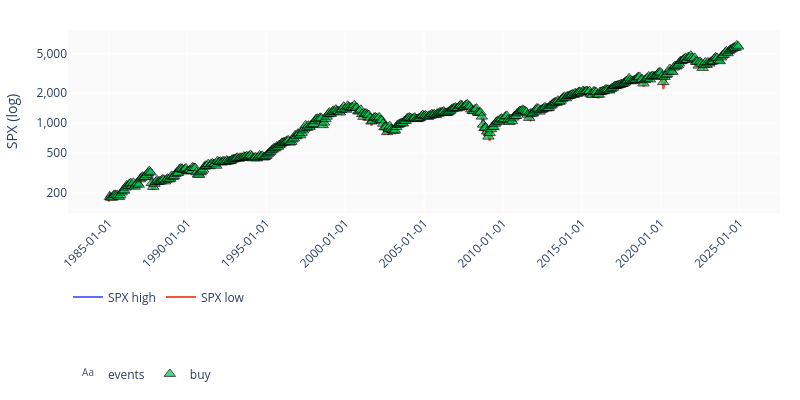

Notebook code cell kept with this figure:
### Code cell
TICKER = "SPX"
# One shared price path; journal markers from every experiment in the research
plot_research_price(
    outcomes,
    TICKER,
    bands=("high", "low"),
    journal=[
        #EntryType.DEPOSIT,
        EntryType.ORDER_FILLED,
        EntryType.INTEREST,
        EntryType.ORDER_CANCELLED,
    ],
)

### Figure 1 — Plotly figure (JSON) as saved in the notebook; plotly's stock layout.template omitted (floating-point values rounded to 4 significant figures; data arrays with more than 128 entries replaced by an {"elided": "..."} marker saying what was removed)
{"data": [{"customdata": {"elided": "480 str values"}, "hovertemplate": "<b>SPX high</b><br>high: %{y:,.4f}%{customdata}<extra></extra>", "legend": "legend", "line": {"color": "#636EFA"}, "mode": "lines", "name": "SPX high", "type": "scatter", "x": {"elided": "480 str values"}, "y": {"elided": "480 float values"}}, {"customdata": {"elided": "480 str values"}, "hovertemplate": "<b>SPX low</b><br>low: %{y:,.4f}%{customdata}<extra></extra>", "legend": "legend", "line": {"color": "#EF553B"}, "mode": "lines", "name": "SPX low", "type": "scatter", "x": {"elided": "480 str values"}, "y": {"elided": "480 float values"}}, {"hoverinfo": "skip", "legend": "legend2", "legendgroup": "events", "marker": {"color": "#455a64", "line": {"color": "#000000", "width": 1}, "size": [18], "symbol": "circle"}, "mode": "text", "name": "events", "showlegend": true, "text": ["4"], "textfont": {"color": "#455a64", "size": 12}, "textposition": "middle center", "type": "scatter", "x": ["1985-01-01T00:00:00"], "y": [180.3]}, {"hoverinfo": "skip", "legend": "legend2", "legendgroup": "buy", "marker": {"color": "#00c853", "line": {"color": "#000000", "width": 1}, "size": {"elided": "479 int values"}, "symbol": "triangle-up"}, "mode": "markers", "name": "buy", "showlegend": true, "textfont": {"color": "#00c853", "size": 12}, "textposition": "top center", "type": "scatter", "x": {"elided": "479 str values"}, "y": {"elided": "479 float values"}}], "layout": {"height": 400, "hovermode": "x unified", "legend": {"orientation": "h", "x": 0, "y": -0.38, "yanchor": "top"}, "legend2": {"orientation": "h", "x": 0, "y": -0.8, "yanchor": "top"}, "margin": {"b": 140, "l": 60, "r": 20, "t": 30}, "paper_bgcolor": "#ffffff", "plot_bgcolor": "#fafafa", "width": 800, "xaxis": {"tickangle": -45, "tickformat": "%Y-%m-%d", "title": {}}, "yaxis": {"tickformat": ",.0f", "title": {"text": "SPX (log)"}, "type": "log"}}}
